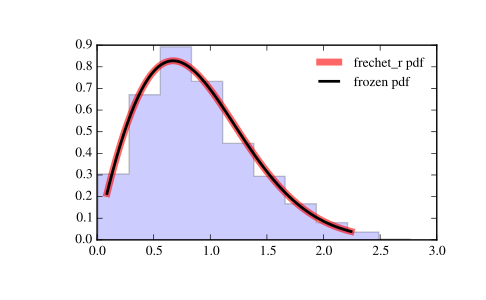

Generate this figure with Python:
from scipy.stats import frechet_r
import matplotlib.pyplot as plt
fig, ax = plt.subplots(1, 1)

# Calculate a few first moments:

c = 1.89
mean, var, skew, kurt = frechet_r.stats(c, moments='mvsk')

# Display the probability density function (``pdf``):

x = np.linspace(frechet_r.ppf(0.01, c),
                frechet_r.ppf(0.99, c), 100)
ax.plot(x, frechet_r.pdf(x, c),
       'r-', lw=5, alpha=0.6, label='frechet_r pdf')

# Alternatively, the distribution object can be called (as a function)
# to fix the shape, location and scale parameters. This returns a "frozen"
# RV object holding the given parameters fixed.

# Freeze the distribution and display the frozen ``pdf``:

rv = frechet_r(c)
ax.plot(x, rv.pdf(x), 'k-', lw=2, label='frozen pdf')

# Check accuracy of ``cdf`` and ``ppf``:

vals = frechet_r.ppf([0.001, 0.5, 0.999], c)
np.allclose([0.001, 0.5, 0.999], frechet_r.cdf(vals, c))
# True

# Generate random numbers:

r = frechet_r.rvs(c, size=1000)

# And compare the histogram:

ax.hist(r, normed=True, histtype='stepfilled', alpha=0.2)
ax.legend(loc='best', frameon=False)
plt.show()
